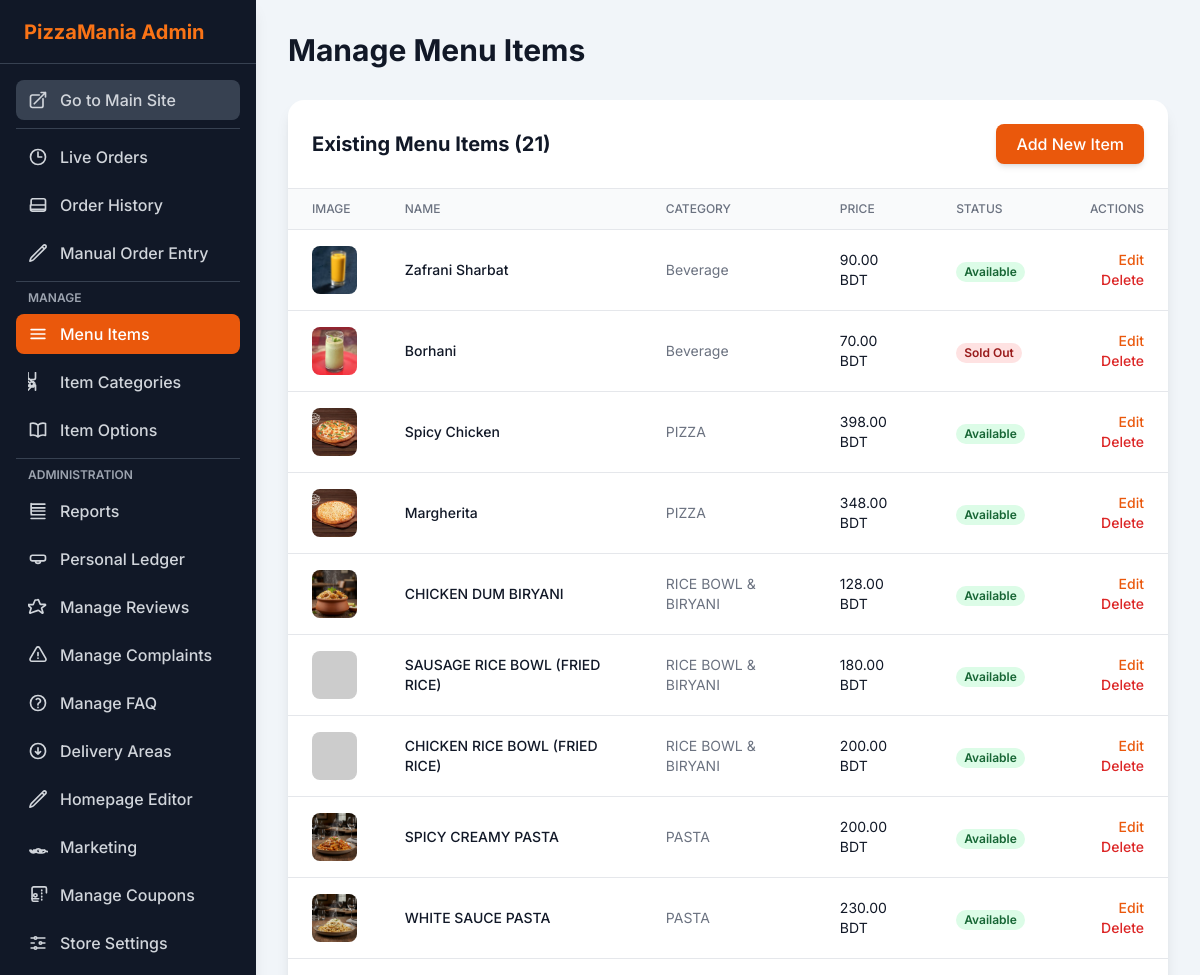
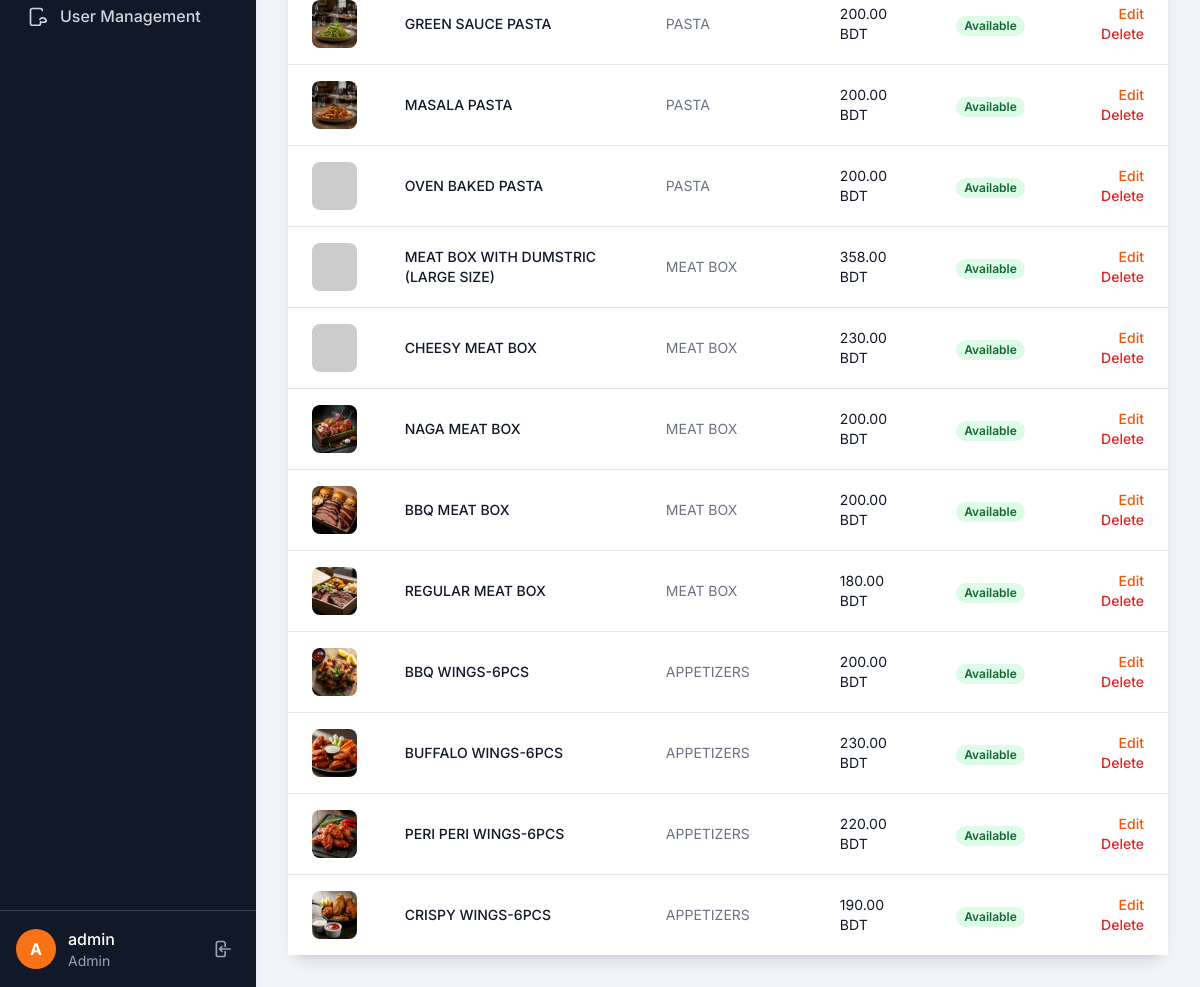
The app's page /admin/manage_menu_items.php (signed in) with its own data (2 pictures, top to bottom).
### tables this page shows
CREATE TABLE IF NOT EXISTS `menu_items` (
  `id` int NOT NULL AUTO_INCREMENT,
  `category_id` int NOT NULL,
  `name` varchar(150) NOT NULL,
  `description` text,
  `price` decimal(10,2) NOT NULL,
  `image` varchar(255) DEFAULT NULL,
  `is_available` tinyint(1) NOT NULL DEFAULT '1',
  `is_featured` tinyint(1) NOT NULL DEFAULT '0',
  PRIMARY KEY (`id`),
  KEY `category_id` (`category_id`)
);

CREATE TABLE IF NOT EXISTS `categories` (
  `id` int NOT NULL AUTO_INCREMENT,
  `name` varchar(100) NOT NULL,
  `description` text,
  `image` varchar(255) DEFAULT NULL,
  `svg_icon` text,
  `is_visible` tinyint(1) NOT NULL DEFAULT '1',
  PRIMARY KEY (`id`)
);

### config.php (called while the page is built, shortened)
<?php
function get_csrf_token() {
    return $_SESSION['csrf_token'];
}
function e($data) {
    return htmlspecialchars($data ?? '', ENT_QUOTES, 'UTF-8');
}
?>

### admin/manage_menu_items.php (the view, shortened to what this page needs)
<?php
require_once('header.php');
$action = $_GET['action'] ?? 'list';
$page_title = 'Manage Menu Items';
$menu_items = [];
$sql = "SELECT m.*, c.name as category_name
        FROM menu_items m
        LEFT JOIN categories c ON m.category_id = c.id
        ORDER BY m.id DESC";
$item_result = $db->query($sql);
while ($row = $item_result->fetch_assoc()) {
    $menu_items[] = $row;
}
?>
<h1 class="text-3xl font-bold text-gray-900 mb-8"><?php echo e($page_title); ?></h1>
<?php if ($action === 'list'): ?>
<div class="bg-white rounded-2xl shadow-lg">
    <div class="flex justify-between items-center p-6 border-b border-gray-200">
        <h2 class="text-xl font-bold text-gray-900">
            Existing Menu Items (<?php echo count($menu_items); ?>)
        </h2>
        <a href="manage_menu_items.php?action=add" class="px-5 py-2 bg-orange-600 text-white font-medium rounded-lg shadow-md hover:bg-orange-700">
            Add New Item
        </a>
    </div>
    <div class="overflow-x-auto">
        <table class="min-w-full divide-y divide-gray-200">
            <thead class="bg-gray-50">
                <tr>
                    <th class="px-6 py-3 text-left text-xs font-medium text-gray-500 uppercase">Image</th>
                    <th class="px-6 py-3 text-left text-xs font-medium text-gray-500 uppercase">Name</th>
                    <th class="px-6 py-3 text-left text-xs font-medium text-gray-500 uppercase">Category</th>
                    <th class="px-6 py-3 text-left text-xs font-medium text-gray-500 uppercase">Price</th>
                    <th class="px-6 py-3 text-left text-xs font-medium text-gray-500 uppercase">Status</th>
                    <th class="px-6 py-3 text-right text-xs font-medium text-gray-500 uppercase">Actions</th>
                </tr>
            </thead>
            <tbody class="bg-white divide-y divide-gray-200">
                <?php if (empty($menu_items)): ?>
                    <tr><td colspan="6" class="px-6 py-4 text-center text-gray-500">No menu items found.</td></tr>
                <?php else: ?>
                    <?php foreach ($menu_items as $item): ?>
                        <?php
                            $image_src = 'https://placehold.co/100x100/EFEFEF/AAAAAA?text=No+Image';
                            if (!empty($item['image']) && $item['image'] !== '0') {
                                $image_src = BASE_URL . $item['image'];
                            }
                        ?>
                        <tr>
                            <td class="px-6 py-4">
                                <img src="<?php echo e($image_src); ?>"
                                     alt="<?php echo e($item['name']); ?>"
                                     class="w-12 h-12 object-cover rounded-lg"
                                     onerror="this.src='https://placehold.co/100x100/EFEFEF/AAAAAA?text=No+Image'">
                            </td>
                            <td class="px-6 py-4"><div class="text-sm font-medium text-gray-900"><?php echo e($item['name']); ?></div></td>
                            <td class="px-6 py-4"><div class="text-sm text-gray-500"><?php echo e($item['category_name']); ?></div></td>
                            <td class="px-6 py-4"><div class="text-sm text-gray-900"><?php echo e(number_format($item['price'], 2)); ?> BDT</div></td>
                            <td class="px-6 py-4">
                                <?php if ($item['is_available']): ?>
                                    <span class="px-2 inline-flex text-xs leading-5 font-semibold rounded-full bg-green-100 text-green-800">Available</span>
                                <?php else: ?>
                                    <span class="px-2 inline-flex text-xs leading-5 font-semibold rounded-full bg-red-100 text-red-800">Sold Out</span>
                                <?php endif; ?>
                            </td>
                            <td class="px-6 py-4 text-right text-sm font-medium space-x-2">
                                <a href="manage_menu_items.php?action=edit&id=<?php echo e($item['id']); ?>" class="text-orange-600 hover:text-orange-900">Edit</a>
                                <a href="manage_menu_items.php?action=delete&id=<?php echo e($item['id']); ?>&csrf_token=<?php echo e(get_csrf_token()); ?>"
                                   class="text-red-600 hover:text-red-900"
                                   onclick="return confirm('Are you sure you want to delete this item?');">Delete</a>
                            </td>
                        </tr>
                    <?php endforeach; ?>
                <?php endif; ?>
            </tbody>
        </table>
    </div>
</div>
<?php endif; ?>
<?php
require_once('footer.php');
?>

### records on screen
menu_items: image (picture), name "Zafrani Sharbat", category.name "Beverage", price "90.00", is_available "Available"
menu_items: image (picture), name "Borhani", category.name "Beverage", price "70.00", is_available "Sold Out"
menu_items: image (picture), name "Spicy Chicken", category.name "PIZZA", price "398.00", is_available "Available"
menu_items: image (picture), name "Margherita", category.name "PIZZA", price "348.00", is_available "Available"
menu_items: image (picture), name "CHICKEN DUM BIRYANI", category.name "RICE BOWL & BIRYANI", price "128.00", is_available "Available"
menu_items: name "SAUSAGE RICE BOWL (FRIED RICE)", category.name "RICE BOWL & BIRYANI", price "180.00", is_available "Available"
menu_items: name "CHICKEN RICE BOWL (FRIED RICE)", category.name "RICE BOWL & BIRYANI", price "200.00", is_available "Available"
menu_items: image (picture), name "SPICY CREAMY PASTA", category.name "PASTA", price "200.00", is_available "Available"
menu_items: image (picture), name "WHITE SAUCE PASTA", category.name "PASTA", price "230.00", is_available "Available"
menu_items: image (picture), name "GREEN SAUCE PASTA", category.name "PASTA", price "200.00", is_available "Available"
menu_items: image (picture), name "MASALA PASTA", category.name "PASTA", price "200.00", is_available "Available"
menu_items: name "OVEN BAKED PASTA", category.name "PASTA", price "200.00", is_available "Available"
menu_items: name "MEAT BOX WITH DUMSTRIC (LARGE SIZE)", category.name "MEAT BOX", price "358.00", is_available "Available"
menu_items: name "CHEESY MEAT BOX", category.name "MEAT BOX", price "230.00", is_available "Available"
menu_items: image (picture), name "NAGA MEAT BOX", category.name "MEAT BOX", price "200.00", is_available "Available"
menu_items: image (picture), name "BBQ MEAT BOX", category.name "MEAT BOX", price "200.00", is_available "Available"
menu_items: image (picture), name "REGULAR MEAT BOX", category.name "MEAT BOX", price "180.00", is_available "Available"
menu_items: image (picture), name "BBQ WINGS-6PCS", category.name "APPETIZERS", price "200.00", is_available "Available"
menu_items: image (picture), name "BUFFALO WINGS-6PCS", category.name "APPETIZERS", price "230.00", is_available "Available"
menu_items: image (picture), name "PERI PERI WINGS-6PCS", category.name "APPETIZERS", price "220.00", is_available "Available"
menu_items: image (picture), name "CRISPY WINGS-6PCS", category.name "APPETIZERS", price "190.00", is_available "Available"

### other values on screen
$user_initial "A"
$username "admin"
$user_role "Admin"
$page_title "Manage Menu Items"
count($menu_items) "21"
